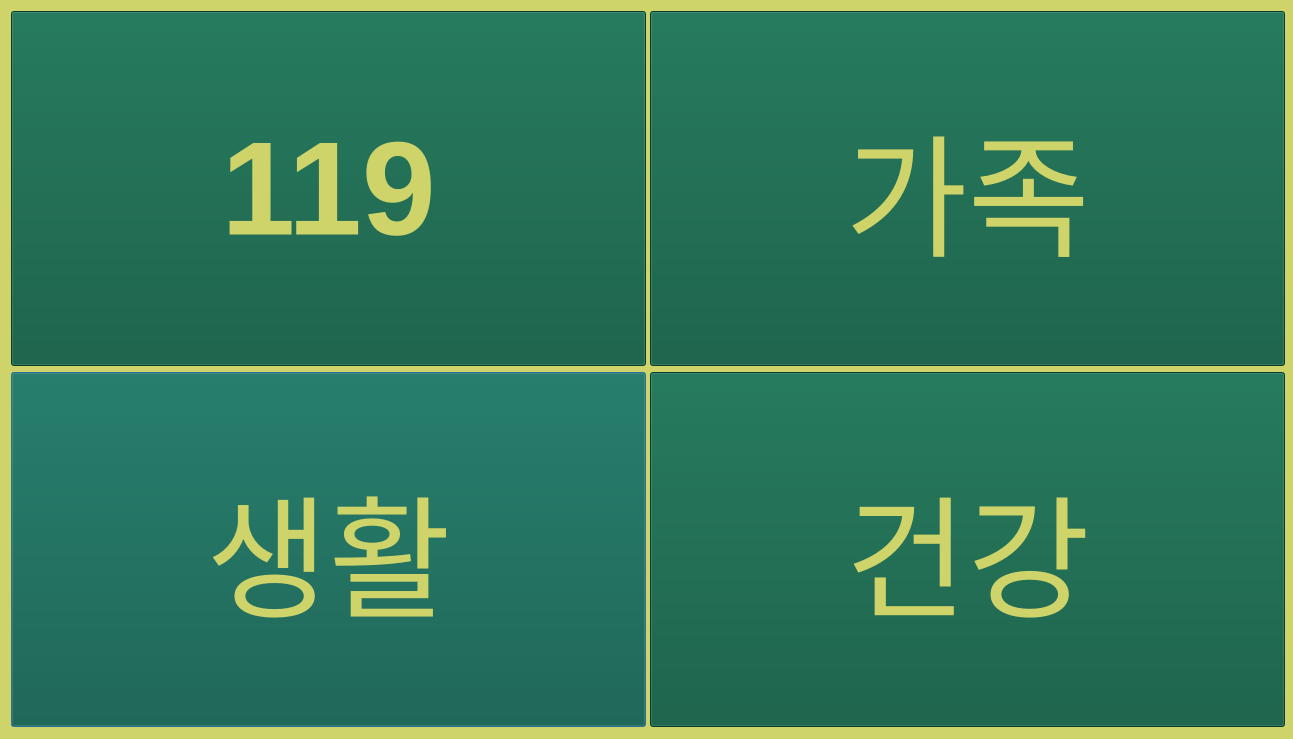
<?xml version="1.0" encoding="UTF-8"?>
<ui version="4.0">
 <class>Dialog</class>
 <widget class="QDialog" name="Dialog">
  <property name="geometry">
   <rect>
    <x>0</x>
    <y>0</y>
    <width>1293</width>
    <height>739</height>
   </rect>
  </property>
  <property name="minimumSize">
   <size>
    <width>1280</width>
    <height>720</height>
   </size>
  </property>
  <property name="windowTitle">
   <string>사랑해</string>
  </property>
  <property name="styleSheet">
   <string notr="true">background-color: rgb(206, 212, 106);

</string>
  </property>
  <layout class="QGridLayout" name="gridLayout">
   <item row="2" column="0">
    <widget class="QPushButton" name="btn_fun">
     <property name="minimumSize">
      <size>
       <width>635</width>
       <height>355</height>
      </size>
     </property>
     <property name="font">
      <font>
       <pointsize>100</pointsize>
       <weight>50</weight>
       <bold>false</bold>
      </font>
     </property>
     <property name="styleSheet">
      <string notr="true">background-color: rgb(7, 85, 59);
color: rgb(206, 212, 106);</string>
     </property>
     <property name="text">
      <string>생활</string>
     </property>
    </widget>
   </item>
   <item row="0" column="0">
    <widget class="QPushButton" name="btn119">
     <property name="minimumSize">
      <size>
       <width>635</width>
       <height>355</height>
      </size>
     </property>
     <property name="font">
      <font>
       <pointsize>100</pointsize>
       <weight>75</weight>
       <bold>true</bold>
      </font>
     </property>
     <property name="styleSheet">
      <string notr="true">background-color: rgb(7, 85, 59);
color: rgb(206, 212, 106);</string>
     </property>
     <property name="text">
      <string>119</string>
     </property>
    </widget>
   </item>
   <item row="2" column="1">
    <widget class="QPushButton" name="btn_200years">
     <property name="minimumSize">
      <size>
       <width>635</width>
       <height>355</height>
      </size>
     </property>
     <property name="font">
      <font>
       <pointsize>100</pointsize>
       <weight>50</weight>
       <bold>false</bold>
      </font>
     </property>
     <property name="styleSheet">
      <string notr="true">background-color: rgb(7, 85, 59);
color: rgb(206, 212, 106);</string>
     </property>
     <property name="text">
      <string>건강</string>
     </property>
    </widget>
   </item>
   <item row="0" column="1">
    <widget class="QPushButton" name="btn_flove">
     <property name="minimumSize">
      <size>
       <width>635</width>
       <height>355</height>
      </size>
     </property>
     <property name="font">
      <font>
       <pointsize>100</pointsize>
       <weight>50</weight>
       <bold>false</bold>
      </font>
     </property>
     <property name="styleSheet">
      <string notr="true">background-color: rgb(7, 85, 59);
color: rgb(206, 212, 106);</string>
     </property>
     <property name="text">
      <string>가족</string>
     </property>
    </widget>
   </item>
  </layout>
 </widget>
 <resources/>
 <connections>
  <connection>
   <sender>btn_flove</sender>
   <signal>clicked()</signal>
   <receiver>Dialog</receiver>
   <slot>N1_click_open()</slot>
   <hints>
    <hint type="sourcelabel">
     <x>1065</x>
     <y>330</y>
    </hint>
    <hint type="destinationlabel">
     <x>1065</x>
     <y>407</y>
    </hint>
   </hints>
  </connection>
  <connection>
   <sender>btn_200years</sender>
   <signal>clicked()</signal>
   <receiver>Dialog</receiver>
   <slot>SK1_click_open()</slot>
   <hints>
    <hint type="sourcelabel">
     <x>1144</x>
     <y>676</y>
    </hint>
    <hint type="destinationlabel">
     <x>1155</x>
     <y>719</y>
    </hint>
   </hints>
  </connection>
  <connection>
   <sender>btn_fun</sender>
   <signal>clicked()</signal>
   <receiver>Dialog</receiver>
   <slot>always_fun()</slot>
   <hints>
    <hint type="sourcelabel">
     <x>374</x>
     <y>716</y>
    </hint>
    <hint type="destinationlabel">
     <x>395</x>
     <y>719</y>
    </hint>
   </hints>
  </connection>
 </connections>
 <slots>
  <slot>N1_click_open()</slot>
  <slot>SK1_click_open()</slot>
  <slot>always_fun()</slot>
 </slots>
</ui>
